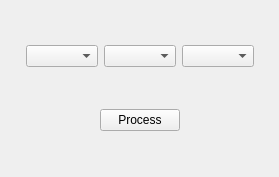
<?xml version="1.0" encoding="UTF-8"?>
<ui version="4.0">
 <class>MainWindow</class>
 <widget class="QMainWindow" name="MainWindow">
  <property name="geometry">
   <rect>
    <x>0</x>
    <y>0</y>
    <width>279</width>
    <height>177</height>
   </rect>
  </property>
  <property name="windowTitle">
   <string>MainWindow</string>
  </property>
  <widget class="QWidget" name="centralwidget">
   <layout class="QHBoxLayout" name="horizontalLayout_4">
    <item>
     <spacer name="horizontalSpacer_3">
      <property name="orientation">
       <enum>Qt::Horizontal</enum>
      </property>
      <property name="sizeHint" stdset="0">
       <size>
        <width>2</width>
        <height>20</height>
       </size>
      </property>
     </spacer>
    </item>
    <item>
     <layout class="QVBoxLayout" name="verticalLayout">
      <item>
       <layout class="QHBoxLayout" name="horizontalLayout_3">
        <item>
         <widget class="DependentComboBox" name="cbx_dcs_1"/>
        </item>
        <item>
         <widget class="DependentComboBox" name="cbx_dcs_2"/>
        </item>
        <item>
         <widget class="DependentComboBox" name="cbx_dcs_3"/>
        </item>
       </layout>
      </item>
      <item>
       <layout class="QHBoxLayout" name="horizontalLayout">
        <item>
         <spacer name="horizontalSpacer">
          <property name="orientation">
           <enum>Qt::Horizontal</enum>
          </property>
          <property name="sizeHint" stdset="0">
           <size>
            <width>40</width>
            <height>20</height>
           </size>
          </property>
         </spacer>
        </item>
        <item>
         <widget class="QPushButton" name="btn_dcs">
          <property name="text">
           <string>Process</string>
          </property>
         </widget>
        </item>
        <item>
         <spacer name="horizontalSpacer_2">
          <property name="orientation">
           <enum>Qt::Horizontal</enum>
          </property>
          <property name="sizeHint" stdset="0">
           <size>
            <width>40</width>
            <height>20</height>
           </size>
          </property>
         </spacer>
        </item>
       </layout>
      </item>
     </layout>
    </item>
    <item>
     <spacer name="horizontalSpacer_4">
      <property name="orientation">
       <enum>Qt::Horizontal</enum>
      </property>
      <property name="sizeHint" stdset="0">
       <size>
        <width>2</width>
        <height>20</height>
       </size>
      </property>
     </spacer>
    </item>
   </layout>
  </widget>
  <widget class="QMenuBar" name="menubar">
   <property name="geometry">
    <rect>
     <x>0</x>
     <y>0</y>
     <width>279</width>
     <height>21</height>
    </rect>
   </property>
  </widget>
 </widget>
 <customwidgets>
  <customwidget>
   <class>DependentComboBox</class>
   <extends>QComboBox</extends>
   <header>CustomWidgets</header>
  </customwidget>
 </customwidgets>
 <resources/>
 <connections/>
</ui>
